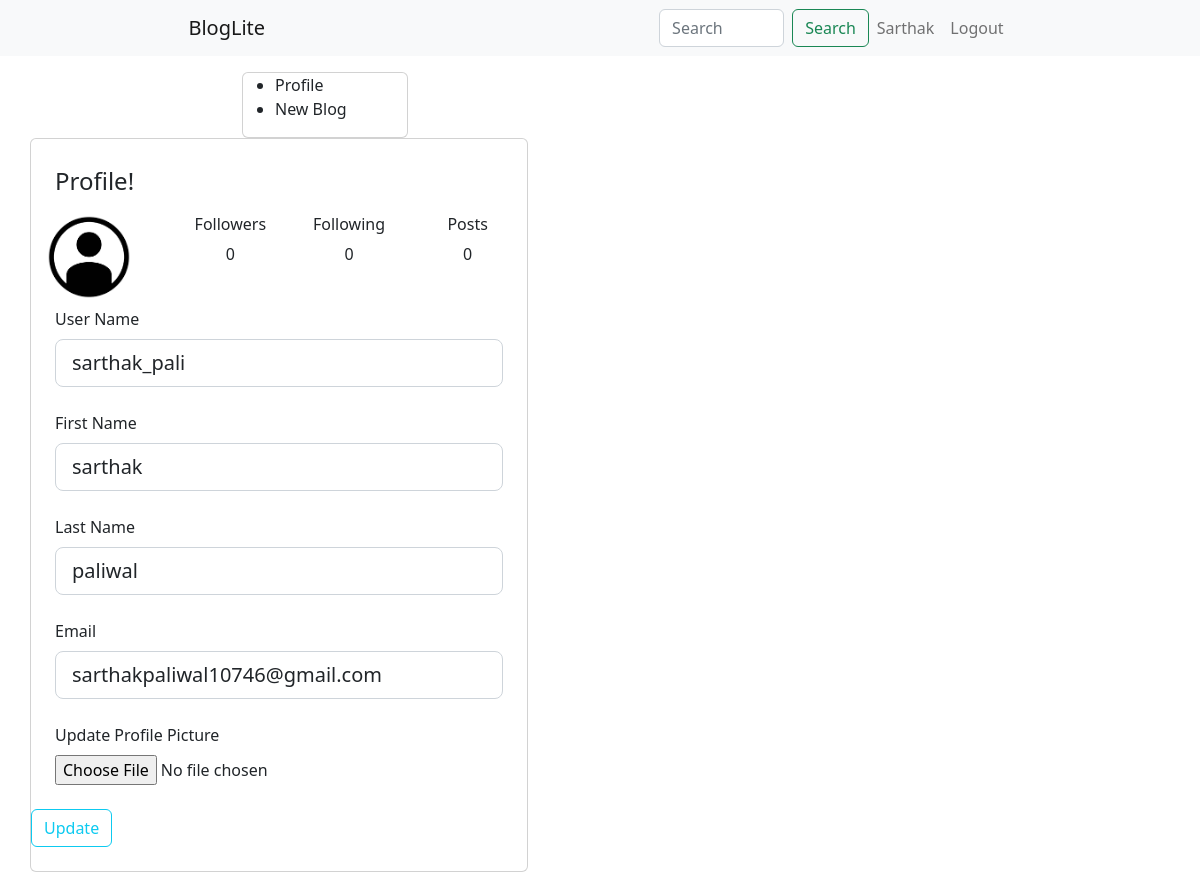
The app's page /profile (signed in), older data.
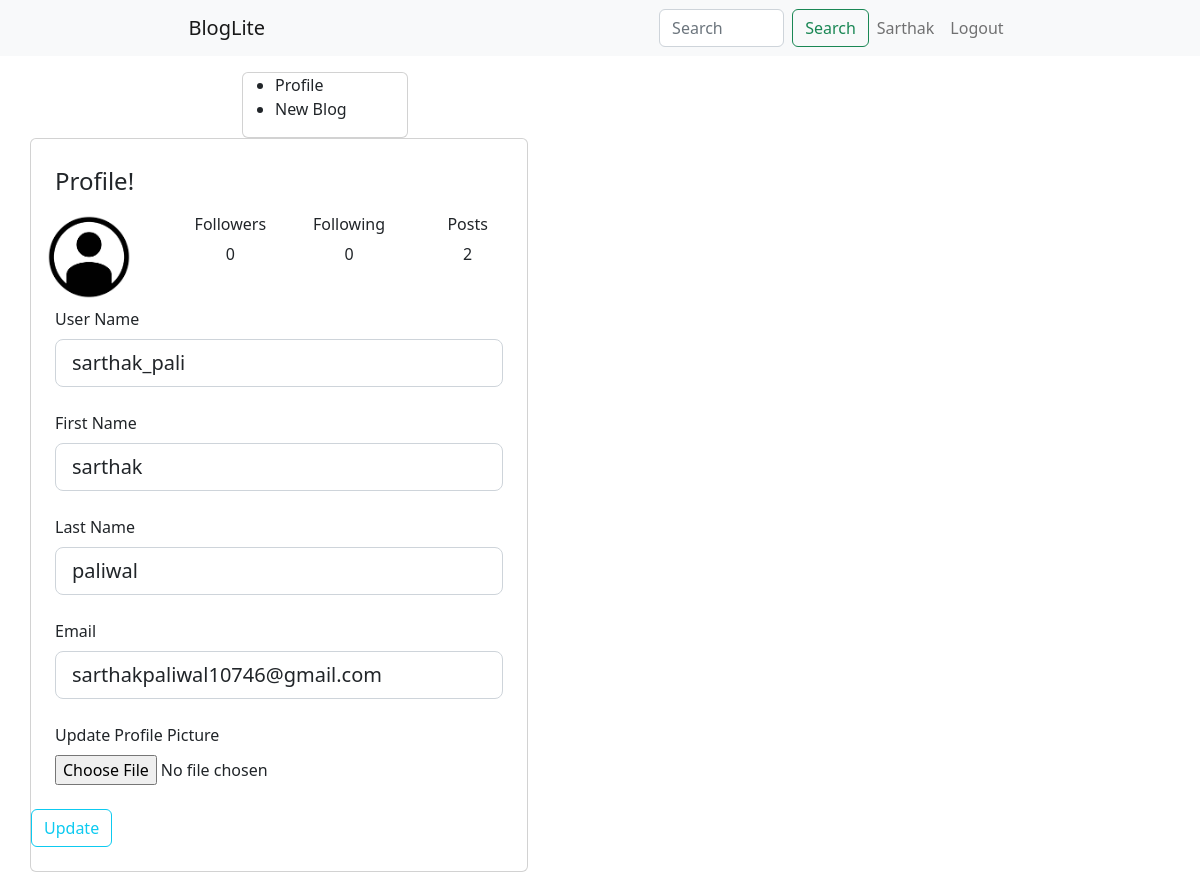
The same page, newer data.
### application/models.py (models this page shows, shortened)
class User(db.Model, UserMixin):
    __tablename__ = 'user'
    user_id = db.Column(db.Integer, primary_key = True, autoincrement = True, unique = True, index = True)
    user_name = db.Column(db.String, unique = True)
    first_name = db.Column(db.String)
    last_name = db.Column(db.String)
    email = db.Column(db.String)
    profile_pic = db.Column(db.String, default = "default.jpg")
    password = db.Column(db.String)
    followers = db.Column(db.Integer, default = 0)
    following = db.Column(db.Integer, default = 0)
    posts = db.Column(db.Integer, default = 0)
    blogs = db.relationship('Blog', backref='user', lazy = True)

### application/controller/userController.py (the view, shortened to what this page needs)
@app.route("/profile", methods = ["GET", "POST"])
def profile():
    profile_pic = url_for('static', filename='images/' + current_user.profile_pic)
    form = profileForm()
    if request.method == 'GET':
        form.user_name.data  = current_user.user_name
        form.first_name.data  = current_user.first_name
        form.last_name.data  = current_user.last_name
        form.email.data = current_user.email
        return render_template('profile.html', title = 'Profile', form = form, profile_pic = profile_pic)

### application/validation.py (shortened to what this page needs)
class profileForm(FlaskForm):
    user_name = StringField('user_name', validators=[DataRequired()])
    first_name = StringField('first_name', validators=[DataRequired()])
    last_name = StringField('last_name', validators=[DataRequired()])
    email = StringField('email', validators=[DataRequired(), Email()])
    profile_pic = FileField('update profile picture', validators=[FileAllowed(['jpg', 'png'])])
    submit = SubmitField('Update')

class searchForm(FlaskForm):
    search = StringField('search', validators=[DataRequired()])
    submit = SubmitField('Search')

### application/controller/userController.py (called while the page is built)
@app.context_processor
def layout():
    form = searchForm()
    return dict(form = form)

### application/models.py (called while the page is built)
@login_manager.user_loader
def load_user(user_id):
    return User.query.get(int(user_id))

### templates/profile.html (shortened to what this page needs)
{% extends "layout.html" %}
{% block content %}
<div class = "card signUP mr-4">
        <legend class="mt-4 mx-4">Profile!</legend>
        <div class="d-flex flex-row">
            <img class="ms-2 me-4" src="{{ profile_pic }}" style="width: 100px; height: 100px; border-radius: 100%;">
            <div class="p-2 col ms-2">
                <h6 class="text-center">Followers</h6>
                <p class="text-center">{{ current_user.followers}}</p>
            </div>
            <div class="p-2 col text-center">
                <h6 class="text-center">Following</h6>
                <p class="text-center">{{ current_user.following }}</p>
            </div>
            <div class="p-2 col">
                <h6 class="text-center"><a class="nav-link" href="{{url_for('userBlogs')}}">Posts</a></h6>
                <p class="text-center">{{ current_user.posts }}</p>
            </div>
        </div>
        <form action = '', method = "POST" enctype="multipart/form-data">
            <div class="mb-4 mx-4">
                <label class="form-label">User Name</label>
                {% if form.user_name.errors %}
                    {{ form.user_name(class="form-control form-control-lg is-invalid") }}
                        <div class="invalid-feedback">
                            {% for error in form.user_name.errors %}
                                <span>{{ error }}</span>
                            {% endfor %}
                        </div>
                {% else %}
                    {{ form.user_name(class="form-control form-control-lg") }}
                {% endif %}
            </div>
            <div class="mb-4 mx-4">
                <label class="form-label">First Name</label>
                {% if form.first_name.errors %}
                    {{ form.first_name(class="form-control form-control-lg is-invalid") }}
                        <div class="invalid-feedback">
                            {% for error in form.first_name.errors %}
                                <span>{{ error }}</span>
                            {% endfor %}
                        </div>
                {% else %}
                    {{ form.first_name(class="form-control form-control-lg") }}
                {% endif %}
            </div>
            <div class="mb-4 mx-4">
                <label class="form-label">Last Name</label>
                {% if form.last_name.errors %}
                    {{ form.last_name(class="form-control form-control-lg is-invalid") }}
                        <div class="invalid-feedback">
                            {% for error in form.last_name.errors %}
                                <span>{{ error }}</span>
                            {% endfor %}
                        </div>
                {% else %}
                    {{ form.last_name(class="form-control form-control-lg") }}
                {% endif %}
            </div>
            <div class="mb-4 mx-4">
                <label class="form-label">Email</label>
                {% if form.email.errors %}
                    {{ form.email(class="form-control form-control-lg is-invalid") }}
                        <div class="invalid-feedback">
                            {% for error in form.email.errors %}
                                <span>{{ error }}</span>
                            {% endfor %}
                        </div>
                {% else %}
                    {{ form.email(class="form-control form-control-lg") }}
                {% endif %}
            </div>
            <div class="mb-4 mx-4">
                <label class="form-label">Update Profile Picture</label><br>
                {{ form.profile_pic(class="form-control-file")}}
            </div>
            <div class="form-group mb-4">
                {{ form.submit(class="btn btn-outline-info") }}
            </div>
        </form>
</div>
{% endblock content %}

### templates/layout.html (shortened to what this page needs)
<!DOCTYPE html>
<html lang="en">
  <head>
    <link href="https://cdn.jsdelivr.net/npm/bootstrap@5.2.3/dist/css/bootstrap.min.css" rel="stylesheet">
    <link href = "../static/css/styles.css" type = "text/css" rel="stylesheet">
  </head>
  <body>
    <nav class="navbar navbar-expand-lg bg-light sticky-top">
        <div class="container-fluid">
          <a class="navbar-brand BLOG me-5" href="/home">BlogLite</a>
          <form class="d-flex ms-5 searchBar" method="POST" action="{{ url_for('search')}}">
              <input class="form-control me-2 ms-5"  name="search" type="search" placeholder="Search" aria-label="Search">
              <button class="btn btn-outline-success" type="submit">Search</button>
          </form>
          <div class="collapse navbar-collapse signlog" id="navbarTogglerDemo03">
            <ul class="navbar-nav ms-auto mb-2 mb-lg-0">
              {% if current_user.is_authenticated %}
                <li class="nav-item">
                  <a class="nav-link" href="/profile">{{ current_user.first_name.capitalize() }}</a>
                </li>
                <li class="nav-item">
                  <a class="nav-link" href="/logout">Logout</a>
                </li>
              {% endif%}
            </ul>
          </div>
        </div>
    </nav>
    <main class="container mt-3">
      <div class="row">
        <aside class="col-md-2 sidebar">
          <div class="card">
            <ul>
              {% if current_user.is_authenticated %}
                <li class="nav-item ">
                  <a class="nav-link active" href="/profile">Profile</a>
                </li>
                <li class="nav-item ">
                  <a class="nav-link active" href="/newBlog">New Blog</a>
                </li>
              {% else %}
                <li class="nav-item ">
                  <a class="nav-link active" href="/home">Explore</a>
                </li>
              {% endif %}
            </ul>
          </div>
        </aside>
        <div class="col-8 mybody">
          {% block content %}{% endblock %}
        </div>
      </div>
    </main>
  </body>
</html>

Row changes from the older to the newer data that the page shows:
changed User "Sarthak": posts "0" → "2"
